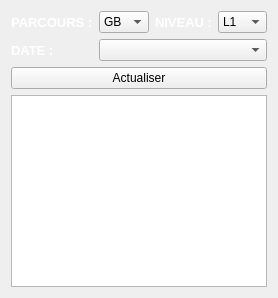
          <widget class="QWidget" name="consult_presence">
           <property name="styleSheet">
            <string notr="true">#consult_presence{
	background-color: qradialgradient(spread:pad, cx:0.5, cy:0.5, radius:0.584, fx:0.5, fy:0.5, stop:0 rgba(133, 171, 216, 255), stop:0.341365 rgba(121, 122, 132, 255), stop:1 rgba(0, 30, 126, 255));
}</string>
           </property>
           <attribute name="title">
            <string>Consutler une fiche de presence</string>
           </attribute>
           <layout class="QVBoxLayout" name="verticalLayout_8">
            <item>
             <layout class="QGridLayout" name="gridLayout_5">
              <item row="0" column="5" colspan="2">
               <widget class="QComboBox" name="consult_fichePres_niveau">
                <item>
                 <property name="text">
                  <string>L1</string>
                 </property>
                </item>
                <item>
                 <property name="text">
                  <string>L2</string>
                 </property>
                </item>
                <item>
                 <property name="text">
                  <string>L3</string>
                 </property>
                </item>
                <item>
                 <property name="text">
                  <string>M1</string>
                 </property>
                </item>
                <item>
                 <property name="text">
                  <string>M2</string>
                 </property>
                </item>
               </widget>
              </item>
              <item row="0" column="4">
               <widget class="QLabel" name="lab_niveau_9">
                <property name="palette">
                 <palette>
                  <active>
                   <colorrole role="WindowText">
                    <brush brushstyle="SolidPattern">
                     <color alpha="255">
                      <red>255</red>
                      <green>255</green>
                      <blue>255</blue>
                     </color>
                    </brush>
                   </colorrole>
                   <colorrole role="Text">
                    <brush brushstyle="SolidPattern">
                     <color alpha="255">
                      <red>255</red>
                      <green>255</green>
                      <blue>255</blue>
                     </color>
                    </brush>
                   </colorrole>
                   <colorrole role="ButtonText">
                    <brush brushstyle="SolidPattern">
                     <color alpha="255">
                      <red>255</red>
                      <green>255</green>
                      <blue>255</blue>
                     </color>
                    </brush>
                   </colorrole>
                   <colorrole role="PlaceholderText">
                    <brush brushstyle="SolidPattern">
                     <color alpha="255">
                      <red>255</red>
                      <green>255</green>
                      <blue>255</blue>
                     </color>
                    </brush>
                   </colorrole>
                  </active>
                  <inactive>
                   <colorrole role="WindowText">
                    <brush brushstyle="SolidPattern">
                     <color alpha="255">
                      <red>255</red>
                      <green>255</green>
                      <blue>255</blue>
                     </color>
                    </brush>
                   </colorrole>
                   <colorrole role="Text">
                    <brush brushstyle="SolidPattern">
                     <color alpha="255">
                      <red>255</red>
                      <green>255</green>
                      <blue>255</blue>
                     </color>
                    </brush>
                   </colorrole>
                   <colorrole role="ButtonText">
                    <brush brushstyle="SolidPattern">
                     <color alpha="255">
                      <red>255</red>
                      <green>255</green>
                      <blue>255</blue>
                     </color>
                    </brush>
                   </colorrole>
                   <colorrole role="PlaceholderText">
                    <brush brushstyle="SolidPattern">
                     <color alpha="255">
                      <red>255</red>
                      <green>255</green>
                      <blue>255</blue>
                     </color>
                    </brush>
                   </colorrole>
                  </inactive>
                  <disabled>
                   <colorrole role="WindowText">
                    <brush brushstyle="SolidPattern">
                     <color alpha="255">
                      <red>255</red>
                      <green>255</green>
                      <blue>255</blue>
                     </color>
                    </brush>
                   </colorrole>
                   <colorrole role="Text">
                    <brush brushstyle="SolidPattern">
                     <color alpha="255">
                      <red>255</red>
                      <green>255</green>
                      <blue>255</blue>
                     </color>
                    </brush>
                   </colorrole>
                   <colorrole role="ButtonText">
                    <brush brushstyle="SolidPattern">
                     <color alpha="255">
                      <red>255</red>
                      <green>255</green>
                      <blue>255</blue>
                     </color>
                    </brush>
                   </colorrole>
                   <colorrole role="PlaceholderText">
                    <brush brushstyle="SolidPattern">
                     <color alpha="255">
                      <red>255</red>
                      <green>255</green>
                      <blue>255</blue>
                     </color>
                    </brush>
                   </colorrole>
                  </disabled>
                 </palette>
                </property>
                <property name="font">
                 <font>
                  <pointsize>10</pointsize>
                  <bold>true</bold>
                 </font>
                </property>
                <property name="cursor">
                 <cursorShape>ArrowCursor</cursorShape>
                </property>
                <property name="text">
                 <string>NIVEAU :</string>
                </property>
                <property name="textFormat">
                 <enum>Qt::AutoText</enum>
                </property>
                <property name="scaledContents">
                 <bool>false</bool>
                </property>
               </widget>
              </item>
              <item row="0" column="2" colspan="2">
               <widget class="QComboBox" name="consult_fichePres_parcours">
                <item>
                 <property name="text">
                  <string>GB</string>
                 </property>
                </item>
                <item>
                 <property name="text">
                  <string>SR</string>
                 </property>
                </item>
                <item>
                 <property name="text">
                  <string>IG</string>
                 </property>
                </item>
               </widget>
              </item>
              <item row="2" column="0">
               <widget class="QLabel" name="lab_niveau_12">
                <property name="palette">
                 <palette>
                  <active>
                   <colorrole role="WindowText">
                    <brush brushstyle="SolidPattern">
                     <color alpha="255">
                      <red>255</red>
                      <green>255</green>
                      <blue>255</blue>
                     </color>
                    </brush>
                   </colorrole>
                   <colorrole role="Text">
                    <brush brushstyle="SolidPattern">
                     <color alpha="255">
                      <red>255</red>
                      <green>255</green>
                      <blue>255</blue>
                     </color>
                    </brush>
                   </colorrole>
                   <colorrole role="ButtonText">
                    <brush brushstyle="SolidPattern">
                     <color alpha="255">
                      <red>255</red>
                      <green>255</green>
                      <blue>255</blue>
                     </color>
                    </brush>
                   </colorrole>
                   <colorrole role="PlaceholderText">
                    <brush brushstyle="SolidPattern">
                     <color alpha="255">
                      <red>255</red>
                      <green>255</green>
                      <blue>255</blue>
                     </color>
                    </brush>
                   </colorrole>
                  </active>
                  <inactive>
                   <colorrole role="WindowText">
                    <brush brushstyle="SolidPattern">
                     <color alpha="255">
                      <red>255</red>
                      <green>255</green>
                      <blue>255</blue>
                     </color>
                    </brush>
                   </colorrole>
                   <colorrole role="Text">
                    <brush brushstyle="SolidPattern">
                     <color alpha="255">
                      <red>255</red>
                      <green>255</green>
                      <blue>255</blue>
                     </color>
                    </brush>
                   </colorrole>
                   <colorrole role="ButtonText">
                    <brush brushstyle="SolidPattern">
                     <color alpha="255">
                      <red>255</red>
                      <green>255</green>
                      <blue>255</blue>
                     </color>
                    </brush>
                   </colorrole>
                   <colorrole role="PlaceholderText">
                    <brush brushstyle="SolidPattern">
                     <color alpha="255">
                      <red>255</red>
                      <green>255</green>
                      <blue>255</blue>
                     </color>
                    </brush>
                   </colorrole>
                  </inactive>
                  <disabled>
                   <colorrole role="WindowText">
                    <brush brushstyle="SolidPattern">
                     <color alpha="255">
                      <red>255</red>
                      <green>255</green>
                      <blue>255</blue>
                     </color>
                    </brush>
                   </colorrole>
                   <colorrole role="Text">
                    <brush brushstyle="SolidPattern">
                     <color alpha="255">
                      <red>255</red>
                      <green>255</green>
                      <blue>255</blue>
                     </color>
                    </brush>
                   </colorrole>
                   <colorrole role="ButtonText">
                    <brush brushstyle="SolidPattern">
                     <color alpha="255">
                      <red>255</red>
                      <green>255</green>
                      <blue>255</blue>
                     </color>
                    </brush>
                   </colorrole>
                   <colorrole role="PlaceholderText">
                    <brush brushstyle="SolidPattern">
                     <color alpha="255">
                      <red>255</red>
                      <green>255</green>
                      <blue>255</blue>
                     </color>
                    </brush>
                   </colorrole>
                  </disabled>
                 </palette>
                </property>
                <property name="font">
                 <font>
                  <pointsize>10</pointsize>
                  <bold>true</bold>
                 </font>
                </property>
                <property name="cursor">
                 <cursorShape>ArrowCursor</cursorShape>
                </property>
                <property name="text">
                 <string>DATE :</string>
                </property>
                <property name="textFormat">
                 <enum>Qt::AutoText</enum>
                </property>
                <property name="scaledContents">
                 <bool>false</bool>
                </property>
               </widget>
              </item>
              <item row="2" column="2" colspan="5">
               <widget class="QComboBox" name="consult_fichePres_date"/>
              </item>
              <item row="0" column="0">
               <widget class="QLabel" name="lab_parcours_5">
                <property name="palette">
                 <palette>
                  <active>
                   <colorrole role="WindowText">
                    <brush brushstyle="SolidPattern">
                     <color alpha="255">
                      <red>255</red>
                      <green>255</green>
                      <blue>255</blue>
                     </color>
                    </brush>
                   </colorrole>
                   <colorrole role="Button">
                    <brush brushstyle="SolidPattern">
                     <color alpha="255">
                      <red>170</red>
                      <green>170</green>
                      <blue>255</blue>
                     </color>
                    </brush>
                   </colorrole>
                   <colorrole role="Light">
                    <brush brushstyle="SolidPattern">
                     <color alpha="255">
                      <red>255</red>
                      <green>255</green>
                      <blue>255</blue>
                     </color>
                    </brush>
                   </colorrole>
                   <colorrole role="Midlight">
                    <brush brushstyle="SolidPattern">
                     <color alpha="255">
                      <red>212</red>
                      <green>212</green>
                      <blue>255</blue>
                     </color>
                    </brush>
                   </colorrole>
                   <colorrole role="Dark">
                    <brush brushstyle="SolidPattern">
                     <color alpha="255">
                      <red>85</red>
                      <green>85</green>
                      <blue>127</blue>
                     </color>
                    </brush>
                   </colorrole>
                   <colorrole role="Mid">
                    <brush brushstyle="SolidPattern">
                     <color alpha="255">
                      <red>113</red>
                      <green>113</green>
                      <blue>170</blue>
                     </color>
                    </brush>
                   </colorrole>
                   <colorrole role="Text">
                    <brush brushstyle="SolidPattern">
                     <color alpha="255">
                      <red>255</red>
                      <green>255</green>
                      <blue>255</blue>
                     </color>
                    </brush>
                   </colorrole>
                   <colorrole role="BrightText">
                    <brush brushstyle="SolidPattern">
                     <color alpha="255">
                      <red>255</red>
                      <green>255</green>
                      <blue>255</blue>
                     </color>
                    </brush>
                   </colorrole>
                   <colorrole role="ButtonText">
                    <brush brushstyle="SolidPattern">
                     <color alpha="255">
                      <red>255</red>
                      <green>255</green>
                      <blue>255</blue>
                     </color>
                    </brush>
                   </colorrole>
                   <colorrole role="Base">
                    <brush brushstyle="SolidPattern">
                     <color alpha="255">
                      <red>255</red>
                      <green>255</green>
                      <blue>255</blue>
                     </color>
                    </brush>
                   </colorrole>
                   <colorrole role="Window">
                    <brush brushstyle="SolidPattern">
                     <color alpha="255">
                      <red>170</red>
                      <green>170</green>
                      <blue>255</blue>
                     </color>
                    </brush>
                   </colorrole>
                   <colorrole role="Shadow">
                    <brush brushstyle="SolidPattern">
                     <color alpha="255">
                      <red>0</red>
                      <green>0</green>
                      <blue>0</blue>
                     </color>
                    </brush>
                   </colorrole>
                   <colorrole role="AlternateBase">
                    <brush brushstyle="SolidPattern">
                     <color alpha="255">
                      <red>212</red>
                      <green>212</green>
                      <blue>255</blue>
                     </color>
                    </brush>
                   </colorrole>
                   <colorrole role="ToolTipBase">
                    <brush brushstyle="SolidPattern">
                     <color alpha="255">
                      <red>255</red>
                      <green>255</green>
                      <blue>220</blue>
                     </color>
                    </brush>
                   </colorrole>
                   <colorrole role="ToolTipText">
                    <brush brushstyle="SolidPattern">
                     <color alpha="255">
                      <red>0</red>
                      <green>0</green>
                      <blue>0</blue>
                     </color>
                    </brush>
                   </colorrole>
                   <colorrole role="PlaceholderText">
                    <brush brushstyle="SolidPattern">
                     <color alpha="255">
                      <red>255</red>
                      <green>255</green>
                      <blue>255</blue>
                     </color>
                    </brush>
                   </colorrole>
                  </active>
                  <inactive>
                   <colorrole role="WindowText">
                    <brush brushstyle="SolidPattern">
                     <color alpha="255">
                      <red>255</red>
                      <green>255</green>
                      <blue>255</blue>
                     </color>
                    </brush>
                   </colorrole>
                   <colorrole role="Button">
                    <brush brushstyle="SolidPattern">
                     <color alpha="255">
                      <red>170</red>
                      <green>170</green>
                      <blue>255</blue>
                     </color>
                    </brush>
                   </colorrole>
                   <colorrole role="Light">
                    <brush brushstyle="SolidPattern">
                     <color alpha="255">
                      <red>255</red>
                      <green>255</green>
                      <blue>255</blue>
                     </color>
                    </brush>
                   </colorrole>
                   <colorrole role="Midlight">
                    <brush brushstyle="SolidPattern">
                     <color alpha="255">
                      <red>212</red>
                      <green>212</green>
                      <blue>255</blue>
                     </color>
                    </brush>
                   </colorrole>
                   <colorrole role="Dark">
                    <brush brushstyle="SolidPattern">
                     <color alpha="255">
                      <red>85</red>
                      <green>85</green>
                      <blue>127</blue>
                     </color>
                    </brush>
                   </colorrole>
                   <colorrole role="Mid">
                    <brush brushstyle="SolidPattern">
                     <color alpha="255">
                      <red>113</red>
                      <green>113</green>
                      <blue>170</blue>
                     </color>
                    </brush>
                   </colorrole>
                   <colorrole role="Text">
                    <brush brushstyle="SolidPattern">
                     <color alpha="255">
                      <red>255</red>
                      <green>255</green>
                      <blue>255</blue>
                     </color>
                    </brush>
                   </colorrole>
                   <colorrole role="BrightText">
                    <brush brushstyle="SolidPattern">
                     <color alpha="255">
                      <red>255</red>
                      <green>255</green>
                      <blue>255</blue>
                     </color>
                    </brush>
                   </colorrole>
                   <colorrole role="ButtonText">
                    <brush brushstyle="SolidPattern">
                     <color alpha="255">
                      <red>255</red>
                      <green>255</green>
                      <blue>255</blue>
                     </color>
                    </brush>
                   </colorrole>
                   <colorrole role="Base">
                    <brush brushstyle="SolidPattern">
                     <color alpha="255">
                      <red>255</red>
                      <green>255</green>
                      <blue>255</blue>
                     </color>
                    </brush>
                   </colorrole>
                   <colorrole role="Window">
                    <brush brushstyle="SolidPattern">
                     <color alpha="255">
                      <red>170</red>
                      <green>170</green>
                      <blue>255</blue>
                     </color>
                    </brush>
                   </colorrole>
                   <colorrole role="Shadow">
                    <brush brushstyle="SolidPattern">
                     <color alpha="255">
                      <red>0</red>
                      <green>0</green>
                      <blue>0</blue>
                     </color>
                    </brush>
                   </colorrole>
                   <colorrole role="AlternateBase">
                    <brush brushstyle="SolidPattern">
                     <color alpha="255">
                      <red>212</red>
                      <green>212</green>
                      <blue>255</blue>
                     </color>
                    </brush>
                   </colorrole>
                   <colorrole role="ToolTipBase">
                    <brush brushstyle="SolidPattern">
                     <color alpha="255">
                      <red>255</red>
                      <green>255</green>
                      <blue>220</blue>
                     </color>
                    </brush>
                   </colorrole>
                   <colorrole role="ToolTipText">
                    <brush brushstyle="SolidPattern">
                     <color alpha="255">
                      <red>0</red>
                      <green>0</green>
                      <blue>0</blue>
                     </color>
                    </brush>
                   </colorrole>
                   <colorrole role="PlaceholderText">
                    <brush brushstyle="SolidPattern">
                     <color alpha="255">
                      <red>255</red>
                      <green>255</green>
                      <blue>255</blue>
                     </color>
                    </brush>
                   </colorrole>
                  </inactive>
                  <disabled>
                   <colorrole role="WindowText">
                    <brush brushstyle="SolidPattern">
                     <color alpha="255">
                      <red>255</red>
                      <green>255</green>
                      <blue>255</blue>
                     </color>
                    </brush>
                   </colorrole>
                   <colorrole role="Button">
                    <brush brushstyle="SolidPattern">
                     <color alpha="255">
                      <red>170</red>
                      <green>170</green>
                      <blue>255</blue>
                     </color>
                    </brush>
                   </colorrole>
                   <colorrole role="Light">
                    <brush brushstyle="SolidPattern">
                     <color alpha="255">
                      <red>255</red>
                      <green>255</green>
                      <blue>255</blue>
                     </color>
                    </brush>
                   </colorrole>
                   <colorrole role="Midlight">
                    <brush brushstyle="SolidPattern">
                     <color alpha="255">
                      <red>212</red>
                      <green>212</green>
                      <blue>255</blue>
                     </color>
                    </brush>
                   </colorrole>
                   <colorrole role="Dark">
                    <brush brushstyle="SolidPattern">
                     <color alpha="255">
                      <red>85</red>
                      <green>85</green>
                      <blue>127</blue>
                     </color>
                    </brush>
                   </colorrole>
                   <colorrole role="Mid">
                    <brush brushstyle="SolidPattern">
                     <color alpha="255">
                      <red>113</red>
                      <green>113</green>
                      <blue>170</blue>
                     </color>
                    </brush>
                   </colorrole>
                   <colorrole role="Text">
                    <brush brushstyle="SolidPattern">
                     <color alpha="255">
                      <red>255</red>
                      <green>255</green>
                      <blue>255</blue>
                     </color>
                    </brush>
                   </colorrole>
                   <colorrole role="BrightText">
                    <brush brushstyle="SolidPattern">
                     <color alpha="255">
                      <red>255</red>
                      <green>255</green>
                      <blue>255</blue>
                     </color>
                    </brush>
                   </colorrole>
                   <colorrole role="ButtonText">
                    <brush brushstyle="SolidPattern">
                     <color alpha="255">
                      <red>255</red>
                      <green>255</green>
                      <blue>255</blue>
                     </color>
                    </brush>
                   </colorrole>
                   <colorrole role="Base">
                    <brush brushstyle="SolidPattern">
                     <color alpha="255">
                      <red>170</red>
                      <green>170</green>
                      <blue>255</blue>
                     </color>
                    </brush>
                   </colorrole>
                   <colorrole role="Window">
                    <brush brushstyle="SolidPattern">
                     <color alpha="255">
                      <red>170</red>
                      <green>170</green>
                      <blue>255</blue>
                     </color>
                    </brush>
                   </colorrole>
                   <colorrole role="Shadow">
                    <brush brushstyle="SolidPattern">
                     <color alpha="255">
                      <red>0</red>
                      <green>0</green>
                      <blue>0</blue>
                     </color>
                    </brush>
                   </colorrole>
                   <colorrole role="AlternateBase">
                    <brush brushstyle="SolidPattern">
                     <color alpha="255">
                      <red>170</red>
                      <green>170</green>
                      <blue>255</blue>
                     </color>
                    </brush>
                   </colorrole>
                   <colorrole role="ToolTipBase">
                    <brush brushstyle="SolidPattern">
                     <color alpha="255">
                      <red>255</red>
                      <green>255</green>
                      <blue>220</blue>
                     </color>
                    </brush>
                   </colorrole>
                   <colorrole role="ToolTipText">
                    <brush brushstyle="SolidPattern">
                     <color alpha="255">
                      <red>0</red>
                      <green>0</green>
                      <blue>0</blue>
                     </color>
                    </brush>
                   </colorrole>
                   <colorrole role="PlaceholderText">
                    <brush brushstyle="SolidPattern">
                     <color alpha="255">
                      <red>255</red>
                      <green>255</green>
                      <blue>255</blue>
                     </color>
                    </brush>
                   </colorrole>
                  </disabled>
                 </palette>
                </property>
                <property name="font">
                 <font>
                  <pointsize>10</pointsize>
                  <italic>false</italic>
                  <bold>true</bold>
                 </font>
                </property>
                <property name="cursor">
                 <cursorShape>ArrowCursor</cursorShape>
                </property>
                <property name="text">
                 <string>PARCOURS :</string>
                </property>
                <property name="textFormat">
                 <enum>Qt::AutoText</enum>
                </property>
                <property name="scaledContents">
                 <bool>false</bool>
                </property>
               </widget>
              </item>
             </layout>
            </item>
            <item>
             <widget class="QPushButton" name="pushButton_6">
              <property name="text">
               <string>Actualiser</string>
              </property>
             </widget>
            </item>
            <item>
             <widget class="QTableView" name="consult_fichePres_tableau"/>
            </item>
           </layout>
          </widget>
